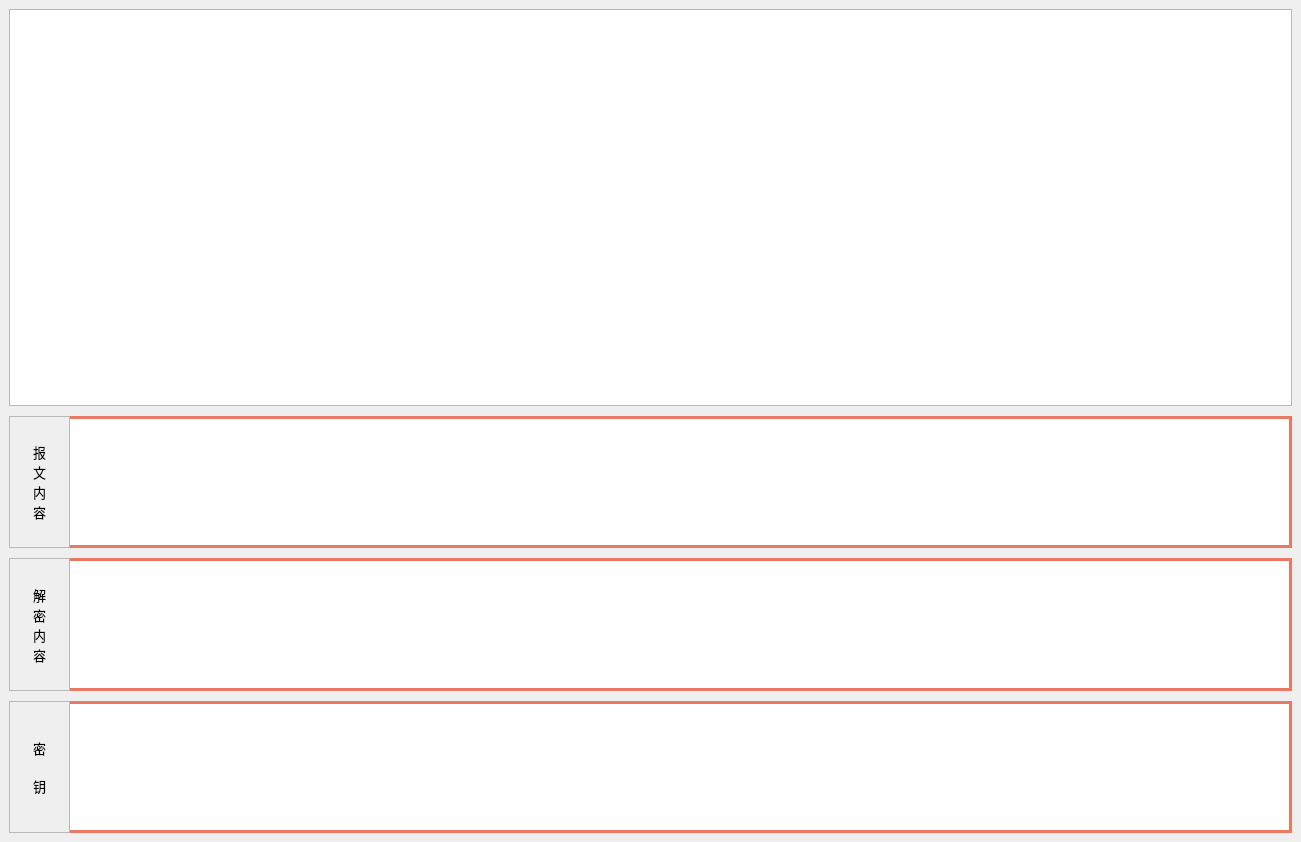
<?xml version="1.0" encoding="UTF-8"?>
<ui version="4.0">
 <class>package_show</class>
 <widget class="QMainWindow" name="package_show">
  <property name="geometry">
   <rect>
    <x>0</x>
    <y>0</y>
    <width>1301</width>
    <height>842</height>
   </rect>
  </property>
  <property name="windowTitle">
   <string>MainWindow</string>
  </property>
  <widget class="QWidget" name="centralwidget">
   <layout class="QGridLayout" name="gridLayout" rowstretch="3,1,1,1" columnstretch="1,20" rowminimumheight="0,0,0,0">
    <property name="horizontalSpacing">
     <number>0</number>
    </property>
    <property name="verticalSpacing">
     <number>10</number>
    </property>
    <item row="0" column="0" colspan="2">
     <widget class="QTableView" name="tableView">
      <property name="styleSheet">
       <string notr="true">color:rgb(40,40,0);</string>
      </property>
     </widget>
    </item>
    <item row="1" column="0">
     <widget class="QLabel" name="label">
      <property name="font">
       <font>
        <family>方正粗黑宋简体</family>
        <pointsize>10</pointsize>
        <weight>50</weight>
        <italic>false</italic>
        <bold>false</bold>
       </font>
      </property>
      <property name="styleSheet">
       <string notr="true"/>
      </property>
      <property name="frameShape">
       <enum>QFrame::StyledPanel</enum>
      </property>
      <property name="frameShadow">
       <enum>QFrame::Plain</enum>
      </property>
      <property name="text">
       <string>报
文
内
容</string>
      </property>
      <property name="alignment">
       <set>Qt::AlignCenter</set>
      </property>
     </widget>
    </item>
    <item row="1" column="1">
     <widget class="QTextEdit" name="textEdit">
      <property name="styleSheet">
       <string notr="true">font:  100 30 14px &quot;Candara&quot;;
color:rgb(40,40,0);
border:3px solid rgba(233, 121, 101, 255);
border-left-style:none;</string>
      </property>
      <property name="html">
       <string>&lt;!DOCTYPE HTML PUBLIC &quot;-//W3C//DTD HTML 4.0//EN&quot; &quot;http://www.w3.org/TR/REC-html40/strict.dtd&quot;&gt;
&lt;html&gt;&lt;head&gt;&lt;meta name=&quot;qrichtext&quot; content=&quot;1&quot; /&gt;&lt;style type=&quot;text/css&quot;&gt;
p, li { white-space: pre-wrap; }
&lt;/style&gt;&lt;/head&gt;&lt;body style=&quot; font-family:'Candara'; font-size:14px; font-weight:24; font-style:normal;&quot;&gt;
&lt;p style=&quot;-qt-paragraph-type:empty; margin-top:0px; margin-bottom:0px; margin-left:0px; margin-right:0px; -qt-block-indent:0; text-indent:0px;&quot;&gt;&lt;br /&gt;&lt;/p&gt;&lt;/body&gt;&lt;/html&gt;</string>
      </property>
     </widget>
    </item>
    <item row="2" column="0">
     <widget class="QLabel" name="label_2">
      <property name="font">
       <font>
        <family>方正粗黑宋简体</family>
        <pointsize>10</pointsize>
        <weight>50</weight>
        <italic>false</italic>
        <bold>false</bold>
       </font>
      </property>
      <property name="styleSheet">
       <string notr="true"/>
      </property>
      <property name="frameShape">
       <enum>QFrame::StyledPanel</enum>
      </property>
      <property name="text">
       <string>解
密
内
容</string>
      </property>
      <property name="alignment">
       <set>Qt::AlignCenter</set>
      </property>
     </widget>
    </item>
    <item row="2" column="1">
     <widget class="QTextEdit" name="textEdit_2">
      <property name="styleSheet">
       <string notr="true">font:  100 30 14px &quot;Candara&quot;;
color:rgb(40,40,0);
border:3px solid rgba(233, 121, 101, 255);
border-left-style:none;</string>
      </property>
      <property name="html">
       <string>&lt;!DOCTYPE HTML PUBLIC &quot;-//W3C//DTD HTML 4.0//EN&quot; &quot;http://www.w3.org/TR/REC-html40/strict.dtd&quot;&gt;
&lt;html&gt;&lt;head&gt;&lt;meta name=&quot;qrichtext&quot; content=&quot;1&quot; /&gt;&lt;style type=&quot;text/css&quot;&gt;
p, li { white-space: pre-wrap; }
&lt;/style&gt;&lt;/head&gt;&lt;body style=&quot; font-family:'Candara'; font-size:14px; font-weight:24; font-style:normal;&quot;&gt;
&lt;p style=&quot;-qt-paragraph-type:empty; margin-top:0px; margin-bottom:0px; margin-left:0px; margin-right:0px; -qt-block-indent:0; text-indent:0px;&quot;&gt;&lt;br /&gt;&lt;/p&gt;&lt;/body&gt;&lt;/html&gt;</string>
      </property>
     </widget>
    </item>
    <item row="3" column="0">
     <widget class="QLabel" name="label_3">
      <property name="font">
       <font>
        <family>方正粗黑宋简体</family>
        <pointsize>10</pointsize>
       </font>
      </property>
      <property name="styleSheet">
       <string notr="true"/>
      </property>
      <property name="frameShape">
       <enum>QFrame::StyledPanel</enum>
      </property>
      <property name="text">
       <string>密

钥</string>
      </property>
      <property name="alignment">
       <set>Qt::AlignCenter</set>
      </property>
     </widget>
    </item>
    <item row="3" column="1">
     <widget class="QTextEdit" name="textEdit_3">
      <property name="styleSheet">
       <string notr="true">font:  100 30 14px &quot;Candara&quot;;
color:rgb(40,40,0);
border:3px solid rgba(233, 121, 101, 255);
border-left-style:none;</string>
      </property>
     </widget>
    </item>
   </layout>
  </widget>
  <widget class="QMenuBar" name="menubar">
   <property name="geometry">
    <rect>
     <x>0</x>
     <y>0</y>
     <width>1301</width>
     <height>21</height>
    </rect>
   </property>
  </widget>
 </widget>
 <resources/>
 <connections/>
</ui>
